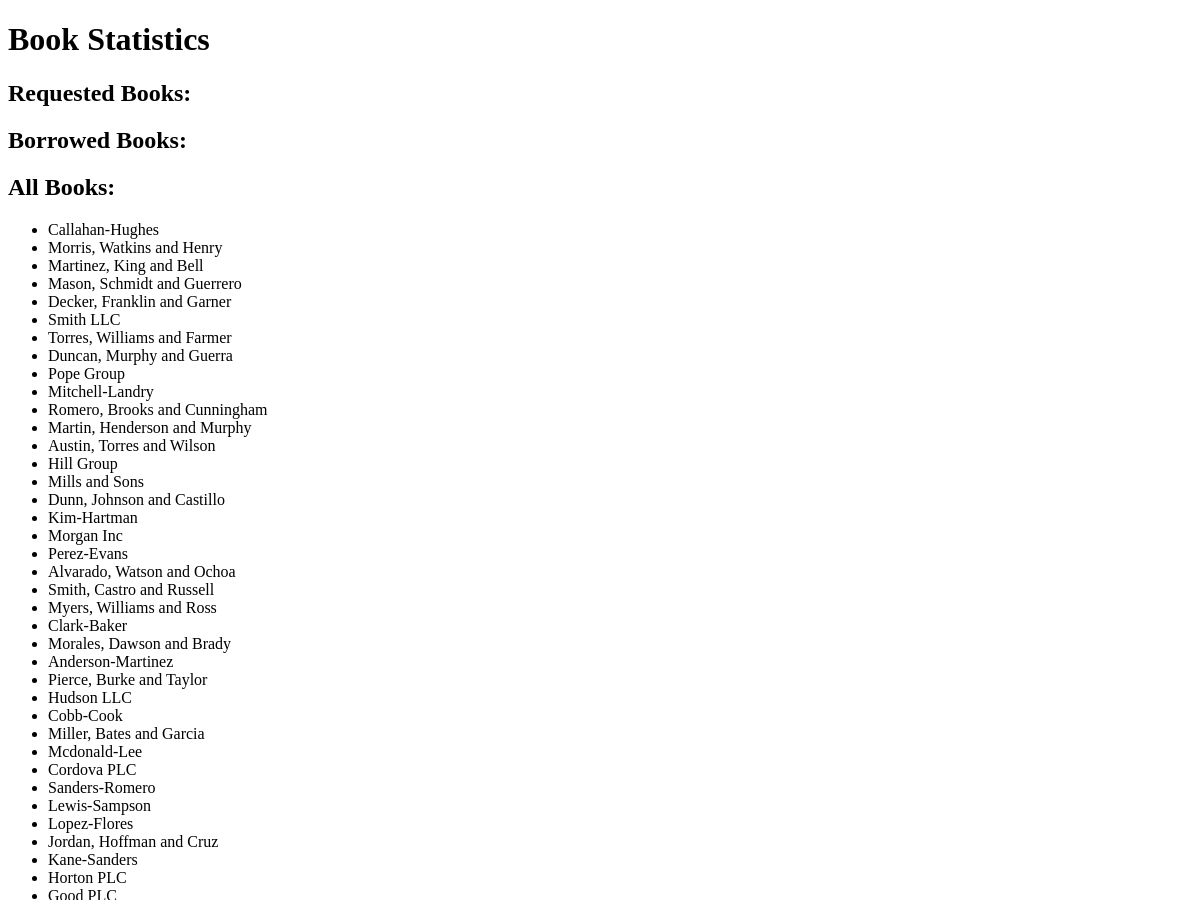
/stats (upper part), run on an earlier commit of the app's database.
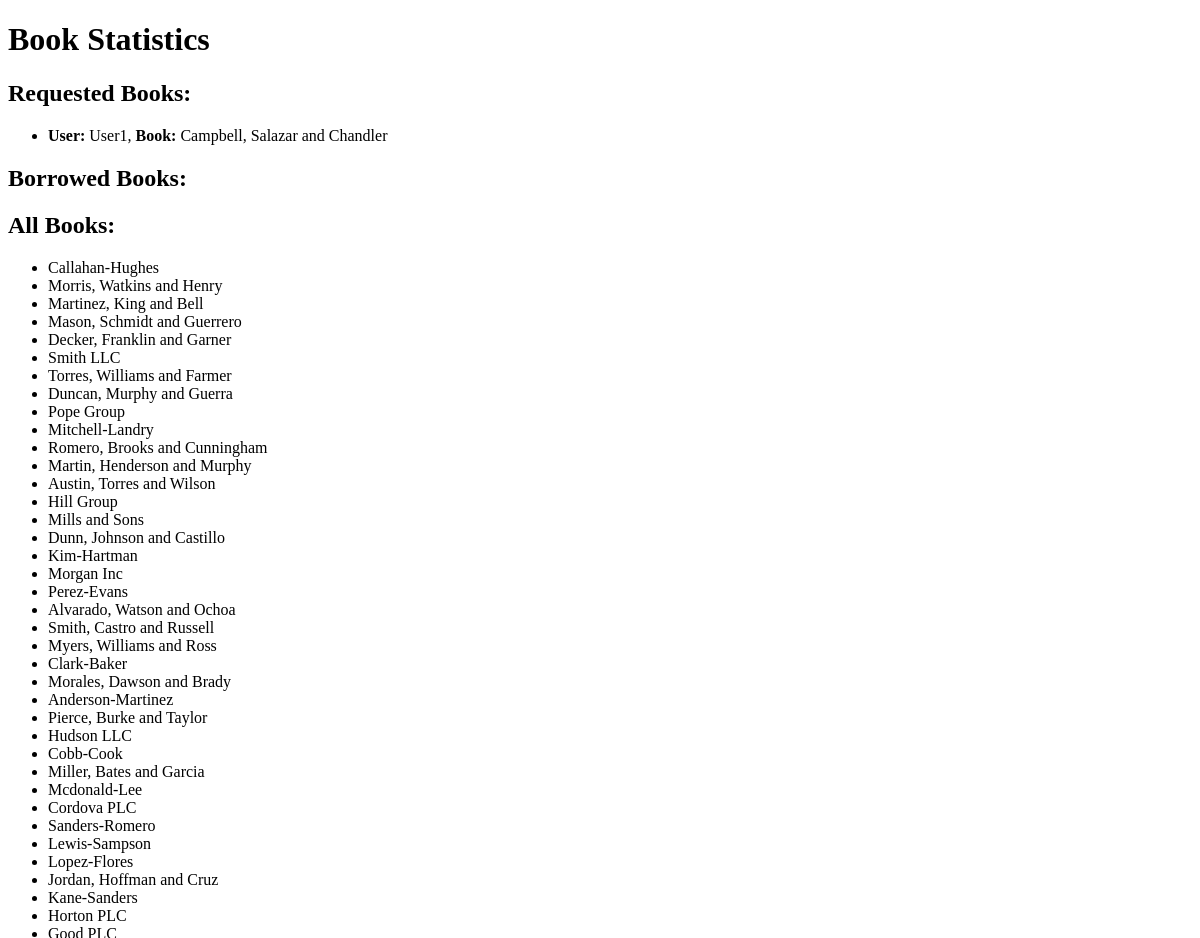
And on a later commit of the database.
### models.py (models this page shows, shortened)
class Book(db.Model):
    __table_name__ = "book"
    id = Column(Integer, primary_key=True)
    name = Column(String(100), nullable=False)
    content = Column(Text, nullable=False)
    author = Column(String(100), nullable=False)
    section_id = Column(Integer, ForeignKey('section.id'), nullable=False)
    user_books = db.relationship('UserBook', back_populates='book', lazy=True)

class UserBook(db.Model):
    __tablename__ = "userbook"
    id = Column(Integer, primary_key=True)
    user_id = Column(Integer, ForeignKey('user.id'), nullable=False)
    book_id = Column(Integer, ForeignKey('book.id'), nullable=False)
    t_request = Column(DateTime, default=datetime.utcnow, nullable=False)
    t_return = Column(DateTime, nullable=True)
    t_deadline = Column(DateTime, nullable=True)
    is_approved = Column(Boolean, default=False)
    is_rejected = Column(Boolean, default=False)
    user = db.relationship('User', back_populates='user_books')
    book = db.relationship('Book', back_populates='user_books')

class User(db.Model):
    __table_name__ = "user"
    id = Column(Integer, primary_key=True)
    username = Column(String(50), unique=True, nullable=False)
    password = Column(String(50), nullable=False)
    email = Column(String(100), unique=True, nullable=True)
    t_register = Column(DateTime, default=datetime.utcnow)
    is_librarian = Column(Boolean, default=False)
    is_admin = Column(Boolean, default=False)
    user_books = db.relationship('UserBook', back_populates='user', lazy=True)

### app.py (the view)
@app.route('/stats')
def get_books_stats():
    requested_books = UserBook.query.filter_by(is_approved=False, is_rejected=False).all()
    borrowed_books = UserBook.query.filter_by(is_approved=True, is_returned=False).all()
    all_books = Book.query.all()
    return render_template('librarian/book_stats.html', requested_books=requested_books, borrowed_books=borrowed_books, all_books=all_books, Book=Book)

### templates/librarian/book_stats.html (shortened to what this page needs)
<!DOCTYPE html>
<html>
  <head>
  </head>
  <body>
    <h1>Book Statistics</h1>
    <h2>Requested Books:</h2>
    <ul>
      {% for userbook in requested_books %} {% set book =
      Book.query.get(userbook.book_id) %}
      <li>
        <strong>User:</strong> {{ userbook.user.username }},
        <strong>Book:</strong> {{ book.name }}
      </li>
      {% endfor %}
    </ul>
    <h2>Borrowed Books:</h2>
    <h2>All Books:</h2>
    <ul>
      {% for book in all_books %}
      <li>{{ book.name }}</li>
      {% endfor %}
    </ul>
  </body>
</html>

What changed in the data, as far as the page shows it:
added UserBook: user.username "User1"
now on this page (row unchanged): Book: name "Campbell, Salazar and Chandler"
